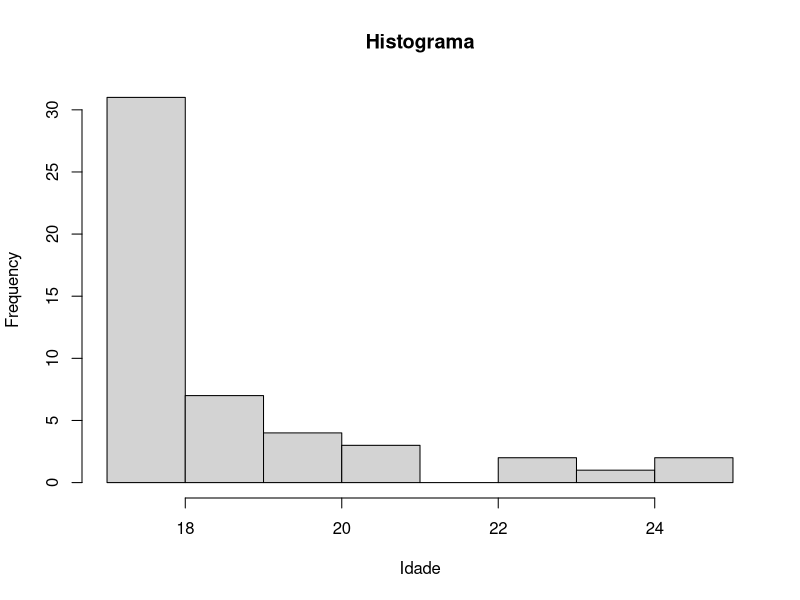
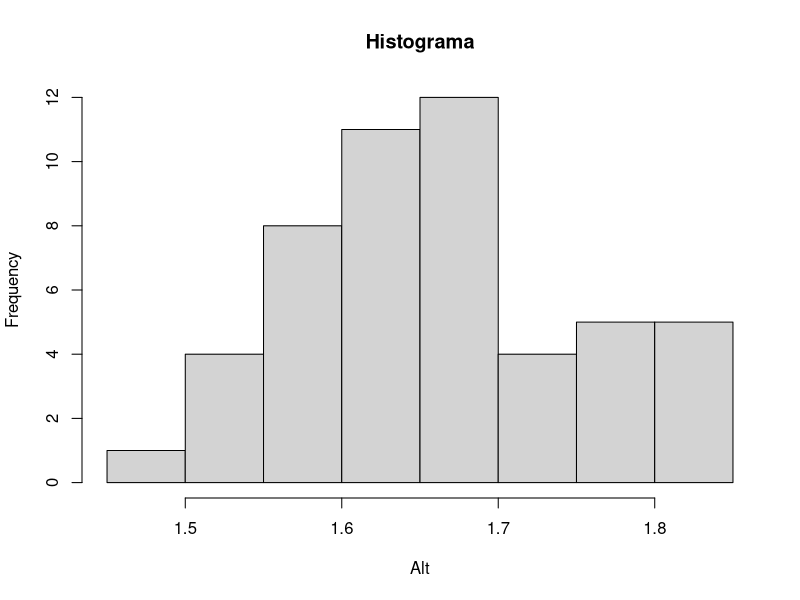
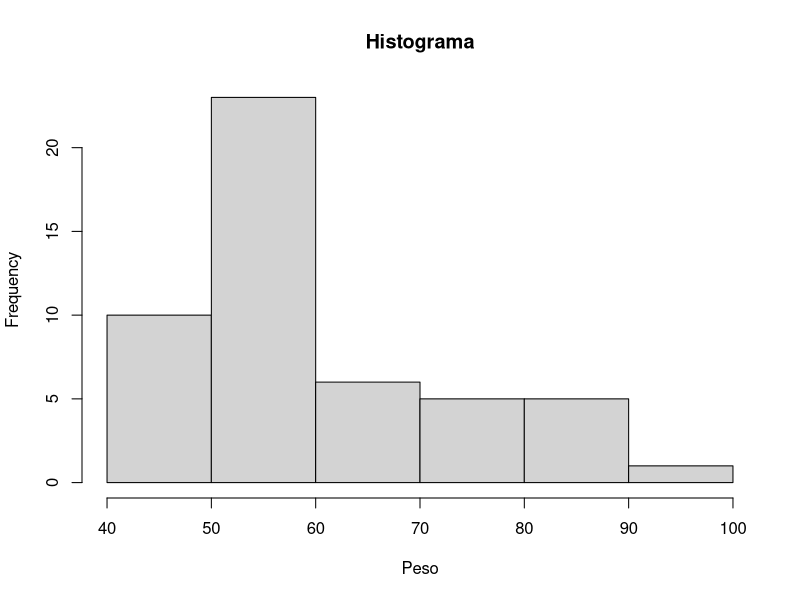
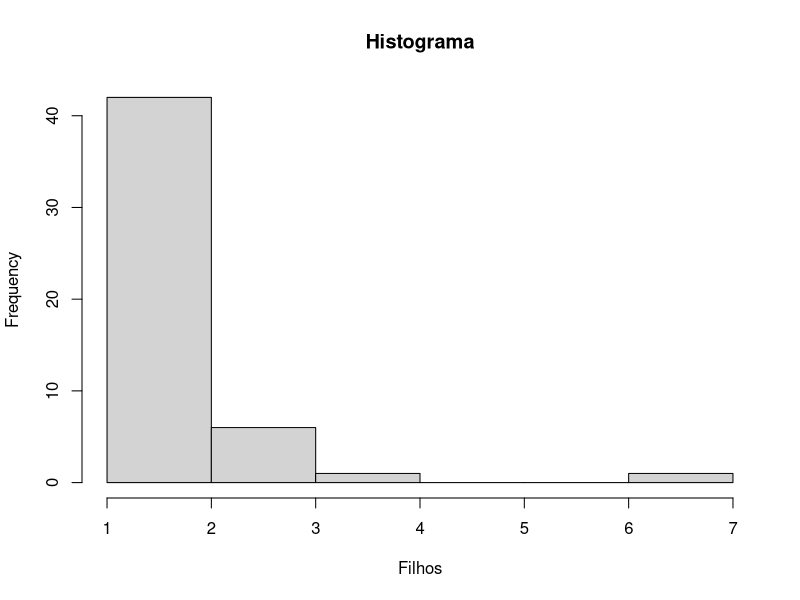
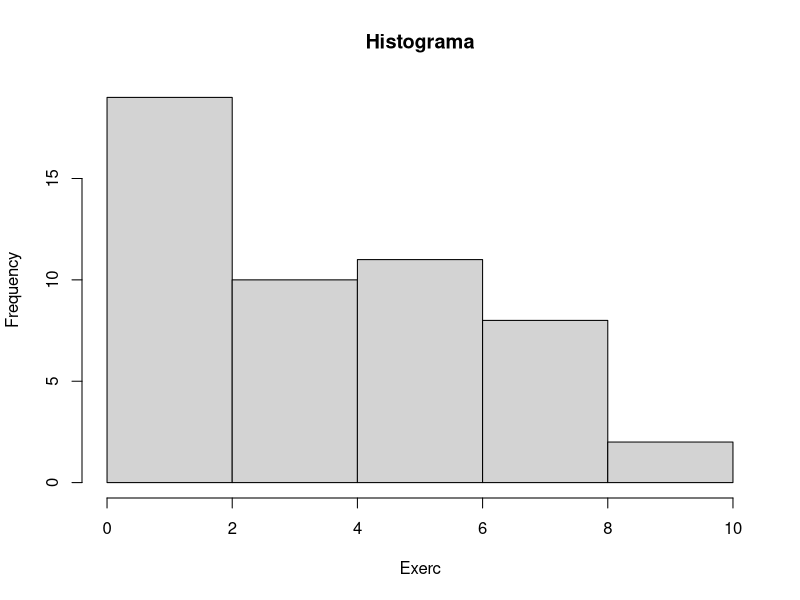
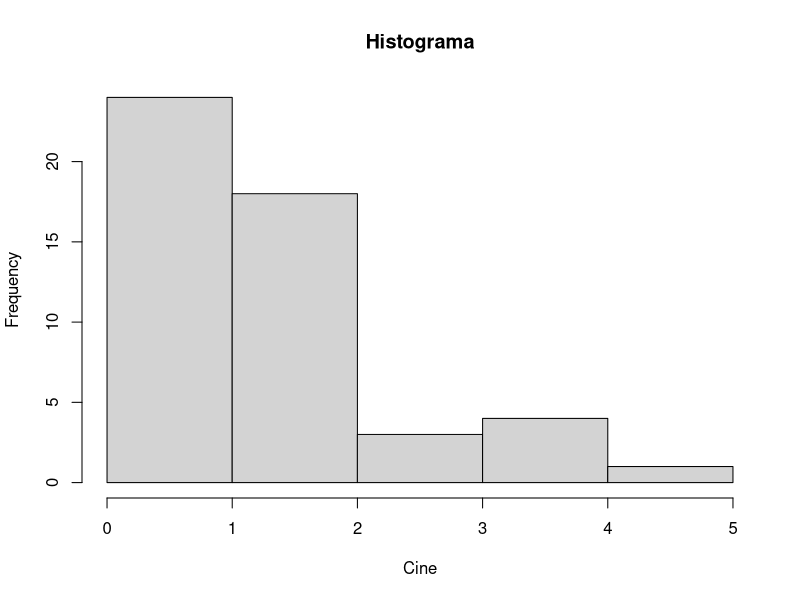
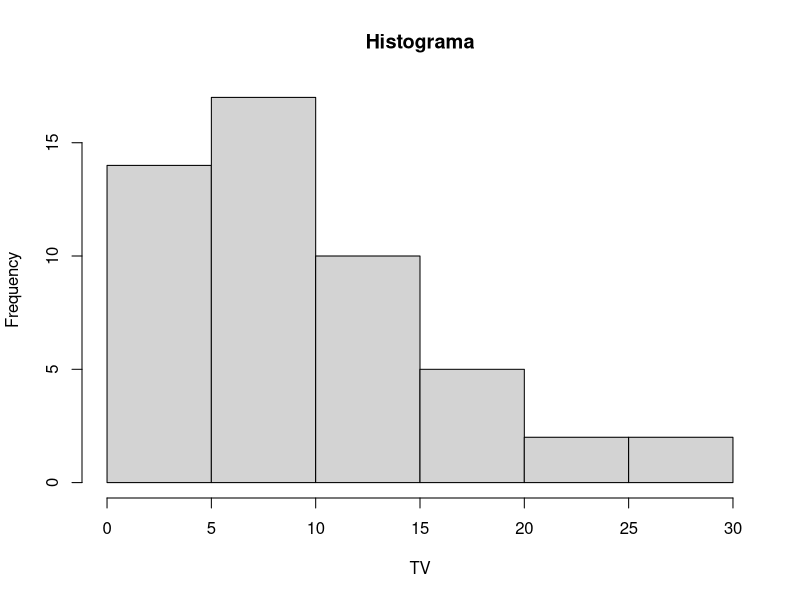
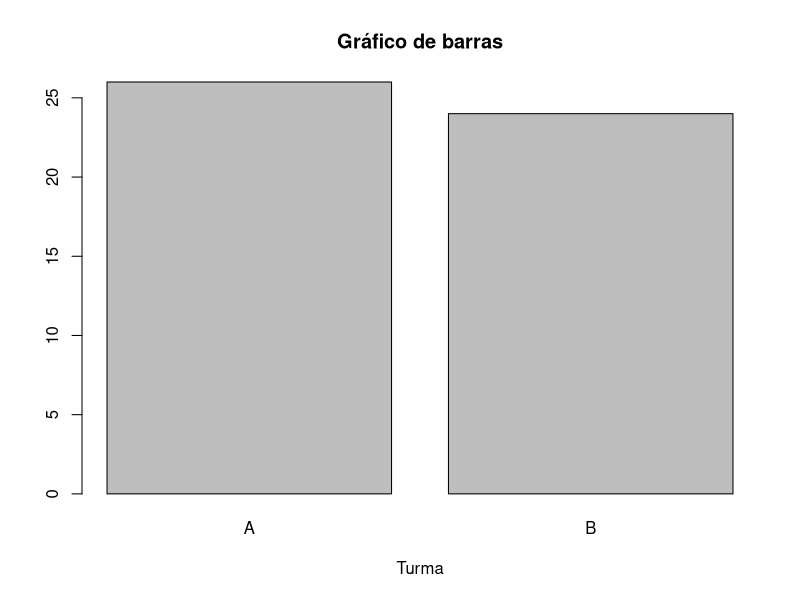

Here is the R script that generated these plots, in order: (Note: this script raises an error after producing the figures.)
#Considere os dados a seguir, os quais constam no livro “Nocoes deProbabilidade
#e Estatıstica” (MAGALHAESe LIMA, 2004) e tambem estao disponibilizado
#no Teams.

dados <- read.csv("MagalhaesLima.csv", header = T)


summary(dados)

dados$Turma <- as.factor(dados$Turma)
dados$Sexo <- as.factor(dados$Sexo)
dados$Fuma <- as.factor(dados$Fuma)
dados$Toler <- as.factor(dados$Toler)
dados$OpCine <- as.factor(dados$OpCine)
dados$OpCine <- as.factor(dados$OpCine)
dados$OpTV <- as.factor(dados$OpTV)

#a) Mostre que nao existem dados ausentes
dados_ausentes <- sum(is.na(dados))
dados_ausentes

#b) Tanto no R quanto no Python, exclua a variavel Id do banco de dados.
dados <- dados[,-1]

#c) Apresente a meedia, mediana, valor mınimo e valor maximo, variancia,
#desvio padrao e coeficiente de variacao para todas as variaveis
#quantitativas.

dados_numricos <- subset(dados, select = sapply(dados, is.numeric))
dados_numricos

cv_func <- function(x){
  return(100*var(x)/mean(x))
}

medidas_resumo <- data.frame(
  media <- sapply(dados_numricos, mean),
  mediana <- sapply(dados_numricos, median),
  minimo <- sapply(dados_numricos, min),
  maximo <- sapply(dados_numricos, max),
  variacia <- sapply(dados_numricos, var),
  dp <- sapply(dados_numricos, sd),
  cv <- sapply(dados_numricos, cv_func)
)

medidas_resumo

#d) Apresente a media, mediana, valor mınimo e valor maximo, variancia, desvio
#padrao e coeficiente de variacao para todas as variaveis quantitativas,por
#turma. As turmas parecem similar quanto a media em todas as variaveis?
#E quanto a dispersao? Justifique.

coef <- function(x){
  return(100*var(x)/mean(x))
}

medidas_indexadas <- function(x,y){
  print(tapply(x, y, mean))
  print(tapply(x, y, median))
  print(tapply(x, y, min))
  print(tapply(x, y, max))
  print(tapply(x, y, var))
  print(tapply(x, y, sd))
  print(tapply(x, y, coef))
}

str(dados_numricos)

for(i in 1:ncol(dados_numricos)){
  print(names(dados_numricos)[i])
  medidas_indexadas(dados_numricos[,i], dados$Turma)
}


#Apresentão variações em relação as turmas

# e)Voce utilizaria o histograma para descrever graficamente todas as variaveis
# numericas deste banco de dados? Justifique.

for(i in 1:ncol(dados_numricos)){
  h <- hist(dados_numricos[,i], plot = FALSE)
  plot(h, xlab = names(dados_numricos)[i],
       main = "Histograma")
}

names(dados_numricos)
# Não, utilizaria apenas para variaveis continuas ou
# que nao estivessem tão dispersas



# f)Descreva todas as variaveis por meio de graficos observando o tipo de
# grafico mais adequado para cada uma.

#ruins em histograma: filhos, idade

dados_graficos1 <- dados[, c(-3, -6)]
dados_graficos2 <- dados[, c(3, 6)]

for(i in 1:ncol(dados_graficos1)){
  if(class(dados_graficos1[,i]) == "factor"){
    barplot(table(dados_graficos1[,i]),
            xlab =  names(dados_graficos1)[i],
            main = "Gráfico de barras")
  }else{
    h <- hist(dados_graficos1[,i], plot = FALSE)
    plot(h, xlab = names(dados_graficos1)[i],
         main = "Histograma")
  }
}

for(i in 1:ncol(dados_graficos2)){
  barplot(table(dados_graficos2[,i]),
          xlab =  names(dados_graficos2)[i],
          main = "Gráfico de barras")
}

# g)Descreva todas as variaveis pormeio de graficos observando o tipo de grafico
# mais adequado para cada uma, por turma. Opadrao das distribuicoes parece
# similar nas duas turmas? Justifique. (duvida)

dados_graficos3 <- dados_graficos2
dados_graficos3$Turma <- dados_graficos1$Turma

for(i in 1:ncol(dados_graficos1)){
  if(class(dados_graficos1[,i]) == "factor"){
    
    t1 <- table(dados_graficos1[dados_graficos1$Turma == "A",i])
    t2 <- table(dados_graficos1[dados_graficos1$Turma == "B",i])
    
    barplot(t1, xlab =  names(dados_graficos1)[i],
            ylim=c(0,max(max(t1),max(t2)))*1.3,
            ylab = "Frequencia", main = "Grafico de barras",
            density=30, col = "red", angle=45)
    
    barplot(t2, add=T, col="blue", density=30, angle=135)
    
    legend("top", c("A", "B"), fill=c("red","blue"),density=30,
           title="Turma", angle=c(45,135), title.font=2)
    
  }else{
    h1 <- hist(dados_graficos1[dados$Turma == "A",i], plot = FALSE)
    h2 <- hist(dados_graficos1[dados$Turma == "B",i], plot = FALSE)
    
    plot(h1,xlab=names(dados_graficos1)[i],
         ylim=c(0,max(max(h1$counts),max(h2$counts)))*1.3,
         ylab="Frequência",main="Histograma", 
         density=30,col="red", angle=45)
    
    plot(h2,add=T,col="blue",density=30,angle=135)
    
    legend("top",c("A","B"),fill=c("red","blue"),density=30,
           title="Turma",angle=c(45,135),title.font=2)
  }
}

str(dados_graficos3)

for(i in 1:ncol(dados_graficos3)){
  t1 <- table(dados_graficos3[dados_graficos3$Turma == "A",i])
  t2 <- table(dados_graficos3[dados_graficos3$Turma == "B",i])
  
  barplot-.(t1, xlab =  names(dados_graficos3)[i],
          ylim=c(0,max(max(t1),max(t2)))*1.3,
          xlim = c(0, max(max(t1), max(t2))),
          beside = T,
          ylab = "Frequencia", main = "Grafico de barras",
          density=30, col = "red", angle=45)
  
  barplot(t2, add=T, col="blue", density=30, angle=135)
  
  legend("top", c("A", "B"), fill=c("red","blue"),density=30,
         title="Turma", angle=c(45,135), title.font=2)
}


# Sabe-se que quanto maior a amostra menor serao erro de estimativa. Para
# ilustrar este fato, gere amostras de uma distribuicao normal com media 30 e
# desviopadrao 3 (µ=30 eσ=3 ) ,comecando com uma amostrade tamanhoum(n=1) e
# aumentando de uma em uma unidade, iterativamente, ate que o erro de estimativa
# seja menor que 0,001. Lembre-se que o estimador natural de µ e amedia amostral
# (¯ x) e portanto as amostras devem aumentar a cada iteracao ate que|¯ x−30|<0,00
# .Utilize a estrutura while no R.

n <- 1
dif <- 30

?abs
while(dif >= 0.001){
  dif <- abs(mean(rnorm(n, 30, 3)) - 30)
  n <- n+1
}

print(n)
print(dif)

#Questão 3 lista 1
n <- c(10,15,20,30,40,50,70,100,200)

for(i in 1:length(n)){
  dist_gama <- rgamma(n[i], 2, 10)
  hist(dist_gama)
  print(mean(dist_gama))
  
}

media_gama <- 2/10
abs(media_gama - mean(dist_gama))

#Questão 4

#a)
p_nao_ven <- 1 - pbeta(0.4, 4,2)
p_nao_ven
p_ven <- 1 - p_nao_ven
p_ven

#b
bp_nao_ven <- 1 - pbeta(0.4, 2,4)
bp_nao_ven
bp_ven <- 1 - bp_nao_ven
bp_ven

curve(dbeta(x, 4, 2))
curve(dbeta(x, 2, 4), add = T)
